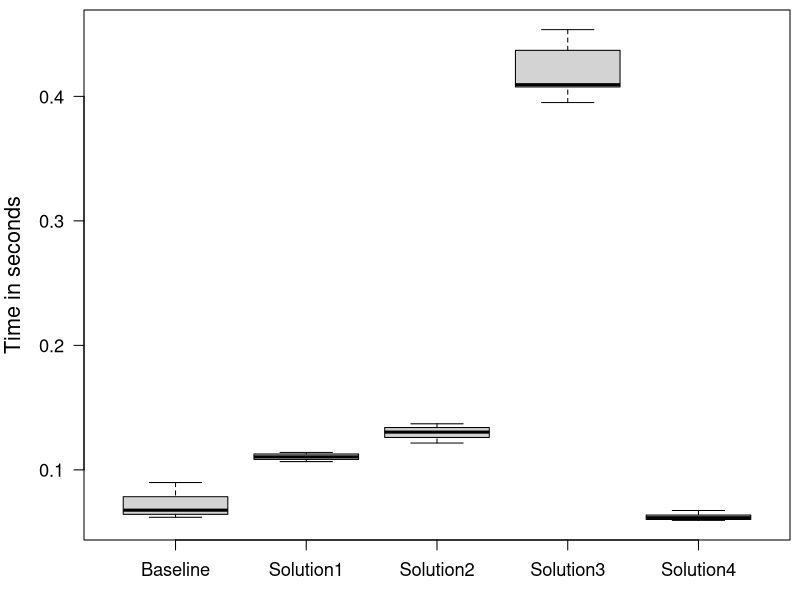
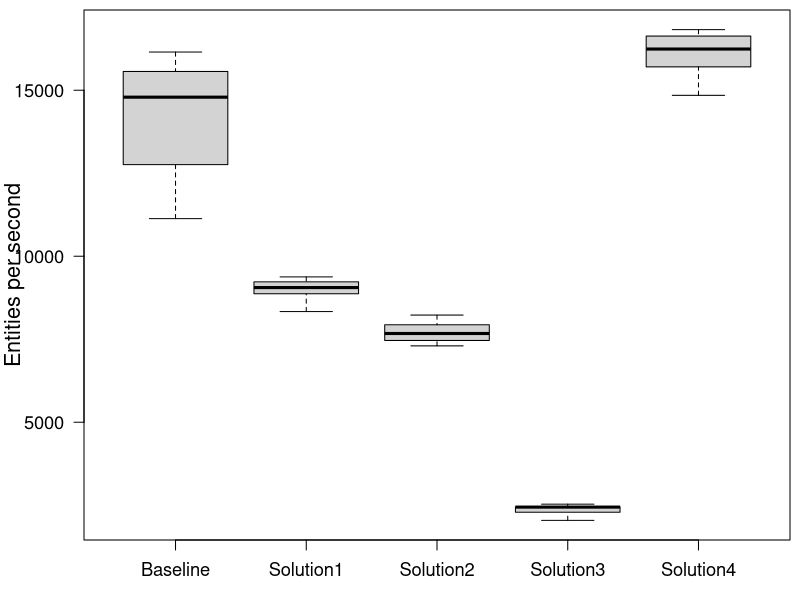
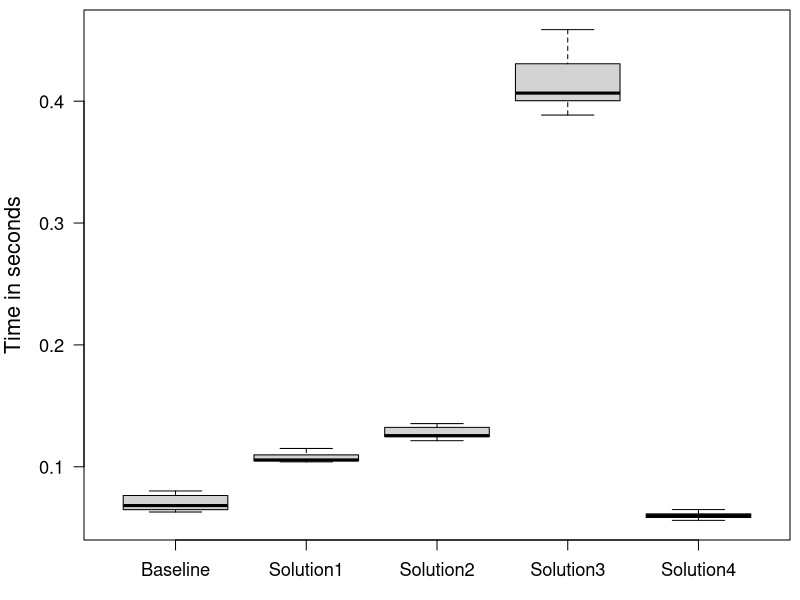
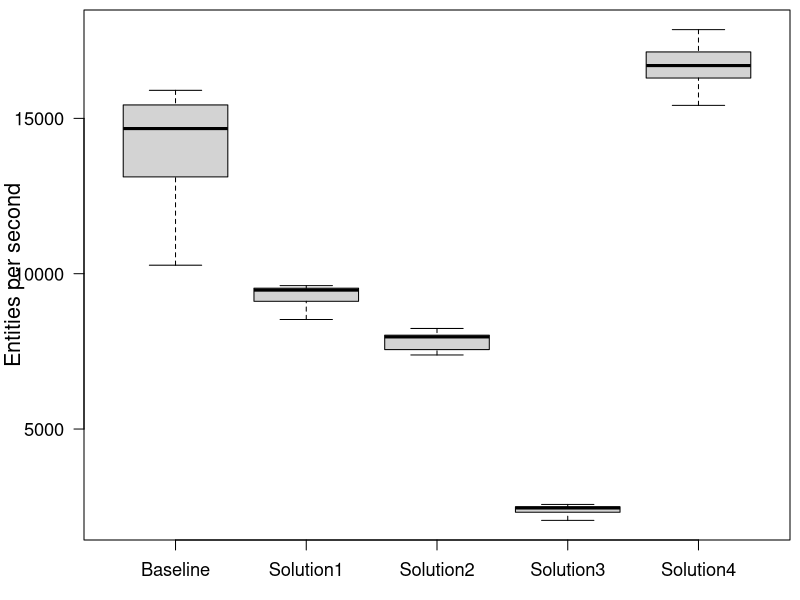
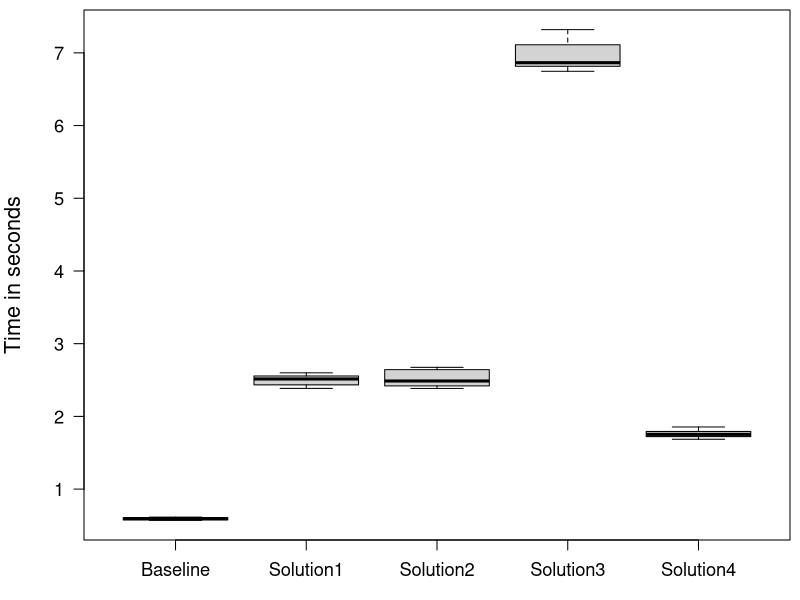
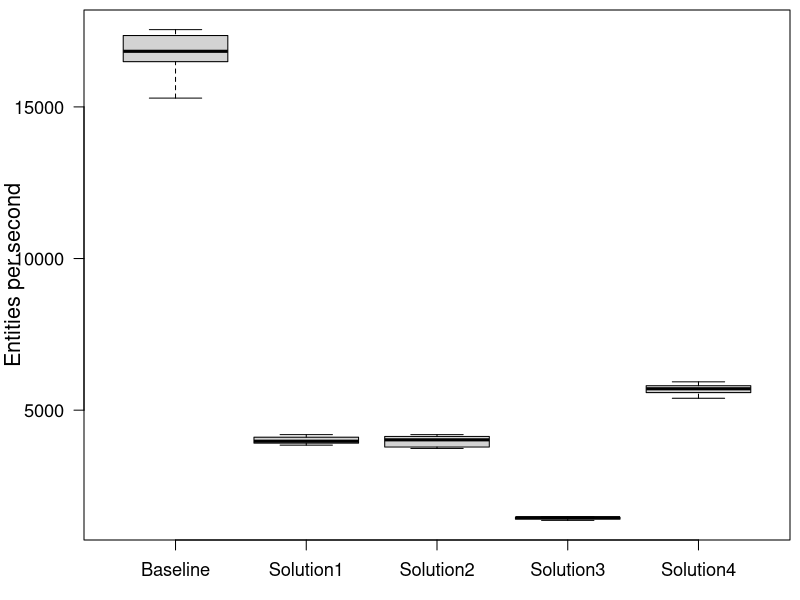
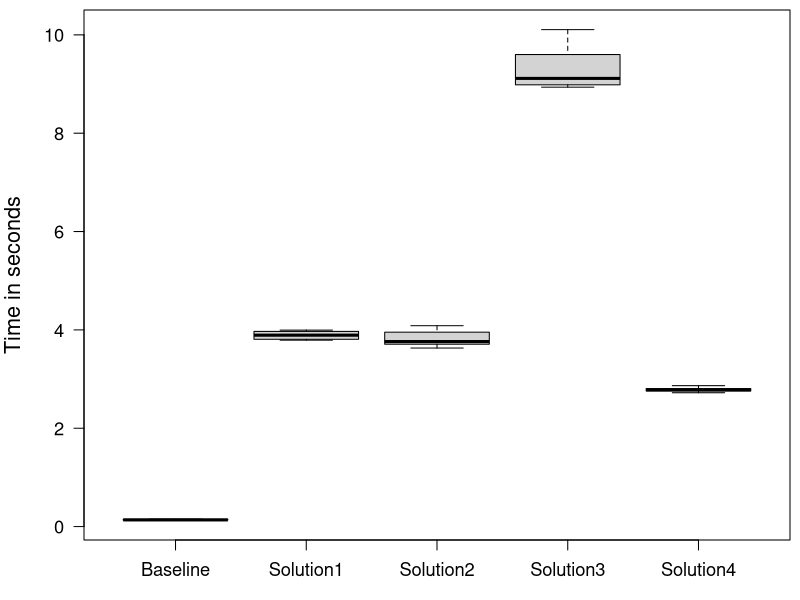
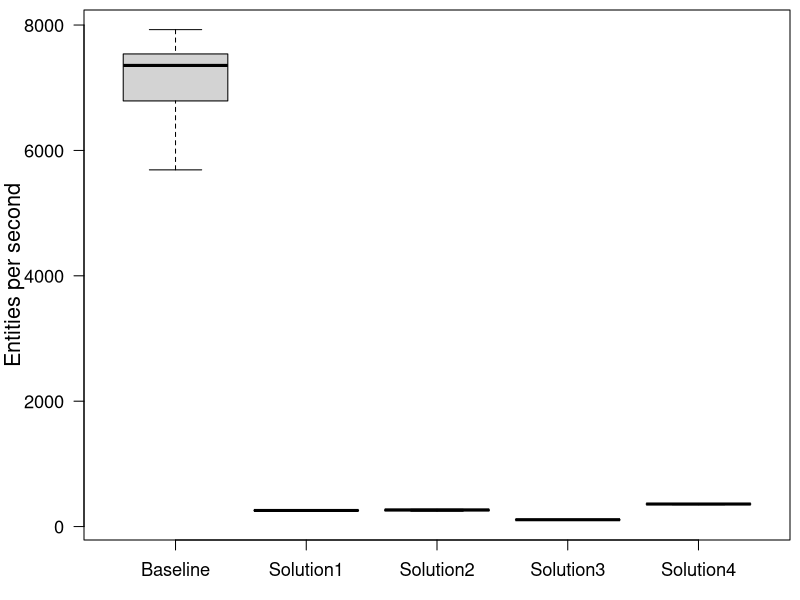

Write R code to recreate these figures, in order. (Note: this script raises an error after producing the figures.)
par(las=1);

Baseline.dataframe = data.frame(
insert_student=c(0.331544433, 0.076171081, 0.089830014, 0.08071204400000001, 0.06760789, 0.065806284, 0.07272745, 0.062318506, 0.067559303, 0.087432546, 0.061996059000000006, 0.061917634000000006, 0.062954824, 0.068324735, 0.065596679),
insert_course=c(0.217760206, 0.080143488, 0.07273167600000001, 0.08011626000000001, 0.063428635, 0.066146895, 0.064139481, 0.06523081800000001, 0.06888129500000001, 0.06288371400000001, 0.06934461800000001, 0.065132039, 0.064470206, 0.068162026, 0.09734192500000001),
insert_enrolment=c(1.204973631, 0.679557417, 0.6540449700000001, 0.576354502, 0.614565145, 0.576159465, 0.572178062, 0.597554476, 0.594040417, 0.572976832, 0.597827399, 0.582100962, 0.5803266300000001, 0.5984065470000001, 0.569878685),
update_student=c(0.175741004, 0.144882334, 0.150382767, 0.13281520800000002, 0.141654537, 0.13348068200000002, 0.135955233, 0.14976008500000001, 0.13032015800000002, 0.132699873, 0.12615237, 0.132587957, 0.13698284000000002, 0.132275103, 0.19009415100000002),
update_course=c(0.169576095, 0.152471187, 0.15110669300000001, 0.128751778, 0.150361204, 0.133492953, 0.14073697300000002, 0.13043602, 0.14679560900000002, 0.13027974, 0.145332119, 0.129525796, 0.139566338, 0.14575523, 0.14662697200000002),
update_enrolment=c(0.987076955, 1.368918166, 0.8565757690000001, 0.7565007060000001, 0.761970612, 0.7862213570000001, 1.4783720710000001, 0.7605980750000001, 0.78110307, 1.7539730910000002, 0.80162064, 0.764583326, 0.8038608930000001, 0.773209354, 0.806624073),
delete_student=c(0.06983328400000001, 0.06717988100000001, 0.061926225, 0.059813963000000005, 0.06289204500000001, 0.057968726000000005, 0.057141782, 0.056832853, 0.059654766000000005, 0.057506552, 0.055199556000000004, 0.058046775, 0.057283204000000004, 0.058792242, 0.058700531),
delete_course=c(0.065420061, 0.062403875000000004, 0.050162824, 0.056347248, 0.047699941, 0.056780267, 0.043368048, 0.056589524, 0.043442584, 0.056798871, 0.04490849, 0.058409208000000004, 0.042237534, 0.058383554000000004, 0.045227114000000006),
delete_enrolment=c(0.7106407640000001, 0.632080902, 0.564466123, 0.544524608, 0.594800211, 0.5893507680000001, 0.627458081, 0.5433467820000001, 0.538570122, 0.541970324, 0.560516056, 0.556247471, 0.54693897, 0.563411049, 0.543437398));

Solution1.dataframe = data.frame(
insert_student=c(0.24265667200000002, 0.113575593, 0.11139549200000001, 0.12000079300000001, 0.101787308, 0.09779143000000001, 0.109899304, 0.10719737800000001, 0.10954925300000001, 0.106637483, 0.109772774, 0.111940706, 0.11041529800000001, 0.11181500500000001, 0.11400094100000001),
insert_course=c(0.16103838, 0.109336263, 0.10492799100000001, 0.105586806, 0.103992784, 0.10761888800000001, 0.10426652900000001, 0.10552361900000001, 0.11729223000000001, 0.10581931800000001, 0.10485446400000001, 0.11502004900000001, 0.10424312200000001, 0.11016429300000001, 0.10529647800000001),
insert_enrolment=c(3.351824398, 2.599083759, 2.54866634, 2.515123708, 2.419716853, 2.469064814, 2.494672742, 2.536724699, 2.38497702, 2.4118020380000003, 2.87481628, 2.4476425870000003, 2.4020327320000003, 2.5407799300000002, 2.5631620330000002),
update_student=c(3.931981844, 5.137165442000001, 3.9953823770000003, 3.8125576270000003, 5.3356127, 3.9875174720000004, 3.791300998, 3.9507063350000005, 3.809882049, 3.8070764720000003, 3.8926964330000002, 3.911956827, 3.7956392880000003, 3.809623418, 3.8056794380000003),
update_course=c(0.865952197, 0.706335343, 0.687586661, 1.4351134620000001, 1.6944051390000001, 0.699907312, 1.5984162940000002, 0.6777900990000001, 0.674207214, 0.652829349, 0.6947979590000001, 0.6801009330000001, 0.679992072, 1.806159783, 0.7224009440000001),
update_enrolment=c(2.7866687640000003, 2.7499025510000004, 2.788729818, 2.6357958320000003, 2.654153269, 2.6649190910000002, 2.699368196, 2.85852909, 2.6317260900000004, 2.6750953760000002, 2.6876776600000003, 2.6913458030000004, 2.6397990570000003, 2.762926777, 2.729776229),
delete_student=c(1.563501644, 1.46806027, 1.6501465190000002, 1.452391291, 1.4705758160000002, 1.489976871, 1.4974819160000001, 3.145655677, 1.466228082, 1.5437103630000002, 1.5594864730000002, 1.4779826090000001, 1.5274228310000002, 1.4583159890000001, 1.5221081010000002),
delete_course=c(0.45967654100000005, 0.42063244200000005, 0.42625930700000003, 0.397862987, 0.46557040800000005, 0.6155519970000001, 0.40954513200000003, 0.39752120700000004, 0.433171845, 0.41750284200000004, 0.429951324, 0.40411709700000004, 0.418355615, 0.401721396, 0.40869395500000005),
delete_enrolment=c(0.807984794, 0.830549968, 0.8569260030000001, 0.8649912780000001, 0.841500482, 0.847602225, 0.89453755, 0.8662799870000001, 0.8371169150000001, 0.840875404, 0.853217042, 0.8312986750000001, 0.891772317, 0.8459442420000001, 0.8388291080000001));

Solution2.dataframe = data.frame(
insert_student=c(0.134670686, 0.124761404, 0.131568699, 0.17352867500000002, 0.136992469, 0.13194772500000002, 0.125186977, 0.149607556, 0.12664703400000002, 0.126759913, 0.125385624, 0.121542648, 0.130351996, 0.12785374500000002, 0.133349311),
insert_course=c(0.13319340600000001, 0.13254072, 0.12553398200000002, 0.135426042, 0.121394679, 0.125188126, 0.12223476600000001, 0.1238351, 0.132116952, 0.12542733, 0.124176329, 0.148255319, 0.125172155, 0.12989029400000002, 0.130396492),
insert_enrolment=c(3.796171192, 2.3989190650000003, 4.038777346, 2.548027968, 2.434047734, 2.561054698, 2.486737954, 2.384552557, 2.471623719, 2.4044169230000003, 3.2576204890000002, 2.3975962450000003, 2.44380058, 2.611749924, 2.674499071),
update_student=c(3.865911699, 3.68900992, 3.6583524200000004, 3.7953449440000004, 5.983588076, 3.748629809, 4.44501068, 3.9351562030000005, 3.630863498, 3.7233544640000003, 3.746047228, 3.694319892, 3.763225455, 4.08530137, 3.9722813200000004),
update_course=c(0.676304405, 0.6488185900000001, 0.673278801, 0.6299854650000001, 0.664274919, 0.6433594330000001, 0.630620531, 0.6541607810000001, 0.6528968500000001, 0.6353183210000001, 0.6480477990000001, 0.635269702, 0.6446012200000001, 0.654782438, 0.660387479),
update_enrolment=c(2.858031451, 2.6337084390000003, 2.543868561, 2.638749289, 2.59907844, 2.7761843500000003, 2.590970547, 2.596730227, 2.618428778, 2.65428839, 2.784319505, 2.724918622, 2.6281959780000004, 2.786565888, 2.7537171170000003),
delete_student=c(1.6679611060000001, 1.6440932220000002, 1.6351770600000002, 1.650467224, 1.63483029, 1.636625084, 1.7301892470000002, 1.663456226, 1.6401911930000002, 1.6797516540000001, 1.7704792260000002, 1.687605067, 2.5087501270000003, 1.8571612110000002, 1.834994615),
delete_course=c(0.454961202, 0.42010337200000003, 0.438074405, 0.418212819, 0.43763649000000004, 0.447434247, 0.431442906, 0.443808741, 0.45510645600000005, 0.430383579, 0.45158007000000006, 0.43373245200000005, 0.455569376, 0.44388385100000005, 0.44682749400000005),
delete_enrolment=c(1.138082866, 1.076244409, 1.09958985, 1.058577659, 1.0812010090000002, 1.142198277, 1.2029344130000001, 1.1048734900000001, 2.064012191, 1.137366286, 1.166253169, 1.125213539, 1.1192156640000002, 1.290771346, 1.2664913480000002));

Solution3.dataframe = data.frame(
insert_student=c(0.489315951, 0.43556136700000003, 0.45361063, 0.43838030400000005, 0.44129126900000004, 0.404692877, 0.395016962, 0.40820752200000004, 0.40937679400000004, 0.41512759400000004, 0.40785351000000003, 0.403262571, 0.407318685, 0.40896929600000004, 0.409731031),
insert_course=c(0.458719492, 0.43591465100000004, 0.49765534800000005, 0.424002246, 0.41981595600000005, 0.42548262800000003, 0.40045515200000004, 0.40155405600000005, 0.398943604, 0.39863673800000005, 0.40026204000000004, 0.485389707, 0.38861275, 0.406618436, 0.403893936),
insert_enrolment=c(7.686964022000001, 7.104559076, 7.1183440870000005, 7.1716915850000005, 7.074883160000001, 6.857938698000001, 6.746482881, 6.832881749, 6.790415199000001, 6.965538906000001, 6.8649377110000005, 6.791563302, 6.803317127000001, 6.826703835, 7.319511349000001),
update_student=c(9.681558193, 10.106469717000001, 9.831274041, 9.32691906, 9.70712557, 9.311565037000001, 9.114567323000001, 8.985939466000001, 8.95803193, 9.518502243, 9.085612889, 8.975268844, 8.981402266, 9.045900134, 8.936535633),
update_course=c(2.468496203, 1.330409613, 1.300654224, 1.242919115, 1.285072454, 1.218715932, 1.2332142350000002, 1.245981593, 1.275996208, 1.23591136, 1.306132797, 1.450673082, 1.2438040240000001, 1.2252170740000001, 1.241786568),
update_enrolment=c(7.628125389, 7.584613705000001, 7.609187823, 7.157335329, 7.28617173, 7.009847720000001, 7.068912232000001, 7.28428971, 7.084345344000001, 7.018946801, 7.066193314, 7.0181253240000006, 7.075505765000001, 7.100186414, 7.059670846),
delete_student=c(5.306649565000001, 5.203750477000001, 5.803679408000001, 5.213826128, 4.953435939, 5.003347488, 5.100623846, 5.184310905, 4.993880923000001, 5.050563203, 5.114972118000001, 5.169868068, 5.0938604100000004, 5.085288263000001, 5.03618028),
delete_course=c(0.815988103, 0.7705211750000001, 0.796370792, 0.759558505, 0.7880704550000001, 0.8161939340000001, 0.739537807, 0.7476240980000001, 0.7734496150000001, 0.741801934, 0.748888772, 0.769336961, 0.7496037470000001, 0.752969636, 0.785974413),
delete_enrolment=c(4.458108871, 4.331998678000001, 4.507931105, 4.380977089, 4.344562326, 4.827841531000001, 4.178509341, 4.1360006700000005, 4.949640535, 4.1726111470000005, 4.1448600650000005, 4.133825646, 4.127039768, 4.172445657, 4.158823653000001));

Solution4.dataframe = data.frame(
insert_student=c(0.067357234, 0.0649561, 0.059566992000000006, 0.060718992000000006, 0.060168754000000005, 0.059699978, 0.061573482000000006, 0.06096317800000001, 0.062724957, 0.05943466100000001, 0.06427284200000001, 0.060089479, 0.063878689, 0.06327252600000001, 0.063484383),
insert_course=c(0.060500135000000003, 0.059746812, 0.06485922100000001, 0.06930665700000001, 0.060413181, 0.060022865, 0.059611307, 0.057184422000000006, 0.058178771000000004, 0.05720381, 0.058522038000000005, 0.07213486300000001, 0.056003868000000005, 0.062236754000000005, 0.059881458000000005),
insert_enrolment=c(1.814815344, 2.029160178, 1.7199742850000002, 1.724070484, 1.8030383090000002, 1.726161384, 1.7087186820000002, 1.7705337760000002, 1.685228452, 1.698839283, 1.7525533580000001, 1.7819159610000002, 1.750906655, 1.7703987170000002, 1.8546044320000001),
update_student=c(2.761233544, 2.764380945, 2.7804765230000004, 2.754973301, 2.753297352, 2.7357210910000003, 2.722267255, 2.795370339, 2.8108607880000003, 2.9119985280000003, 2.80300102, 3.043698918, 2.764736796, 2.8658407670000003, 2.7898281160000002),
update_course=c(0.488387069, 0.48780339300000003, 0.518228594, 0.518962763, 0.510932226, 0.488688799, 0.511692021, 0.48909691600000005, 0.5000359990000001, 0.494840628, 0.48325841, 0.49540540600000005, 0.551319753, 0.547453186, 0.565303585),
update_enrolment=c(1.993448228, 1.9865403940000002, 1.9485974300000002, 2.3256218210000004, 1.9493075890000002, 1.9243601810000002, 1.918765797, 1.8976414590000001, 1.874604152, 1.9479283440000001, 1.9063608850000002, 1.905472379, 1.9325459870000001, 1.9787165130000002, 1.9642180480000002),
delete_student=c(1.0021426340000001, 0.9676375810000001, 0.971005624, 0.9851870840000001, 1.586453377, 1.046819243, 1.027208422, 0.9921892910000001, 1.1443586920000002, 0.988552151, 0.993103732, 1.053364341, 1.001705062, 1.0119609920000001, 0.9906490960000001),
delete_course=c(0.349805625, 0.348021974, 0.339305105, 0.334574608, 0.408748586, 0.35774778700000004, 0.34777066, 0.36808455300000004, 0.351220032, 0.339809289, 0.342624017, 0.33698050900000004, 0.35158208300000005, 0.341569824, 0.357842608),
delete_enrolment=c(0.542523191, 0.514451895, 0.522435266, 0.5049733750000001, 0.5147704670000001, 0.5150790980000001, 0.561298317, 0.520666908, 0.5148882450000001, 0.54790475, 0.509203647, 0.5190692600000001, 0.5558837710000001, 1.1719981700000002, 0.520199407));

pdf('/home/jcrada/Development/hr/ResearchTestApplication/logs/sAll-r15-s100-c100-cs10/boxplot-insert_student-rt.pdf');
par(las=1, mar=c(3,4.2,0.5,0.5), cex.axis=1.1, cex.lab=1.3);

boxplot(Baseline.dataframe$insert_student,Solution1.dataframe$insert_student,Solution2.dataframe$insert_student,Solution3.dataframe$insert_student,Solution4.dataframe$insert_student,names=c('Baseline', 'Solution1', 'Solution2', 'Solution3', 'Solution4'), xlab='Solutions', ylab='Time in seconds', outline=F, horizontal=F);
dev.off();
pdf('/home/jcrada/Development/hr/ResearchTestApplication/logs/sAll-r15-s100-c100-cs10/boxplot-insert_student-tp.pdf');
par(las=1, mar=c(3,4.2,0.5,0.5), cex.axis=1.1, cex.lab=1.3);

boxplot(1000 / Baseline.dataframe$insert_student,1000 / Solution1.dataframe$insert_student,1000 / Solution2.dataframe$insert_student,1000 / Solution3.dataframe$insert_student,1000 / Solution4.dataframe$insert_student,names=c('Baseline', 'Solution1', 'Solution2', 'Solution3', 'Solution4'), xlab='Solutions', ylab='Entities per second', outline=F, horizontal=F);
dev.off();
pdf('/home/jcrada/Development/hr/ResearchTestApplication/logs/sAll-r15-s100-c100-cs10/boxplot-insert_course-rt.pdf');
par(las=1, mar=c(3,4.2,0.5,0.5), cex.axis=1.1, cex.lab=1.3);

boxplot(Baseline.dataframe$insert_course,Solution1.dataframe$insert_course,Solution2.dataframe$insert_course,Solution3.dataframe$insert_course,Solution4.dataframe$insert_course,names=c('Baseline', 'Solution1', 'Solution2', 'Solution3', 'Solution4'), xlab='Solutions', ylab='Time in seconds', outline=F, horizontal=F);
dev.off();
pdf('/home/jcrada/Development/hr/ResearchTestApplication/logs/sAll-r15-s100-c100-cs10/boxplot-insert_course-tp.pdf');
par(las=1, mar=c(3,4.2,0.5,0.5), cex.axis=1.1, cex.lab=1.3);

boxplot(1000 / Baseline.dataframe$insert_course,1000 / Solution1.dataframe$insert_course,1000 / Solution2.dataframe$insert_course,1000 / Solution3.dataframe$insert_course,1000 / Solution4.dataframe$insert_course,names=c('Baseline', 'Solution1', 'Solution2', 'Solution3', 'Solution4'), xlab='Solutions', ylab='Entities per second', outline=F, horizontal=F);
dev.off();
pdf('/home/jcrada/Development/hr/ResearchTestApplication/logs/sAll-r15-s100-c100-cs10/boxplot-insert_enrolment-rt.pdf');
par(las=1, mar=c(3,4.2,0.5,0.5), cex.axis=1.1, cex.lab=1.3);

boxplot(Baseline.dataframe$insert_enrolment,Solution1.dataframe$insert_enrolment,Solution2.dataframe$insert_enrolment,Solution3.dataframe$insert_enrolment,Solution4.dataframe$insert_enrolment,names=c('Baseline', 'Solution1', 'Solution2', 'Solution3', 'Solution4'), xlab='Solutions', ylab='Time in seconds', outline=F, horizontal=F);
dev.off();
pdf('/home/jcrada/Development/hr/ResearchTestApplication/logs/sAll-r15-s100-c100-cs10/boxplot-insert_enrolment-tp.pdf');
par(las=1, mar=c(3,4.2,0.5,0.5), cex.axis=1.1, cex.lab=1.3);

boxplot(10000 / Baseline.dataframe$insert_enrolment,10000 / Solution1.dataframe$insert_enrolment,10000 / Solution2.dataframe$insert_enrolment,10000 / Solution3.dataframe$insert_enrolment,10000 / Solution4.dataframe$insert_enrolment,names=c('Baseline', 'Solution1', 'Solution2', 'Solution3', 'Solution4'), xlab='Solutions', ylab='Entities per second', outline=F, horizontal=F);
dev.off();
pdf('/home/jcrada/Development/hr/ResearchTestApplication/logs/sAll-r15-s100-c100-cs10/boxplot-update_student-rt.pdf');
par(las=1, mar=c(3,4.2,0.5,0.5), cex.axis=1.1, cex.lab=1.3);

boxplot(Baseline.dataframe$update_student,Solution1.dataframe$update_student,Solution2.dataframe$update_student,Solution3.dataframe$update_student,Solution4.dataframe$update_student,names=c('Baseline', 'Solution1', 'Solution2', 'Solution3', 'Solution4'), xlab='Solutions', ylab='Time in seconds', outline=F, horizontal=F);
dev.off();
pdf('/home/jcrada/Development/hr/ResearchTestApplication/logs/sAll-r15-s100-c100-cs10/boxplot-update_student-tp.pdf');
par(las=1, mar=c(3,4.2,0.5,0.5), cex.axis=1.1, cex.lab=1.3);

boxplot(1000 / Baseline.dataframe$update_student,1000 / Solution1.dataframe$update_student,1000 / Solution2.dataframe$update_student,1000 / Solution3.dataframe$update_student,1000 / Solution4.dataframe$update_student,names=c('Baseline', 'Solution1', 'Solution2', 'Solution3', 'Solution4'), xlab='Solutions', ylab='Entities per second', outline=F, horizontal=F);
dev.off();
pdf('/home/jcrada/Development/hr/ResearchTestApplication/logs/sAll-r15-s100-c100-cs10/boxplot-update_course-rt.pdf');
par(las=1, mar=c(3,4.2,0.5,0.5), cex.axis=1.1, cex.lab=1.3);

boxplot(Baseline.dataframe$update_course,Solution1.dataframe$update_course,Solution2.dataframe$update_course,Solution3.dataframe$update_course,Solution4.dataframe$update_course,names=c('Baseline', 'Solution1', 'Solution2', 'Solution3', 'Solution4'), xlab='Solutions', ylab='Time in seconds', outline=F, horizontal=F);
dev.off();
pdf('/home/jcrada/Development/hr/ResearchTestApplication/logs/sAll-r15-s100-c100-cs10/boxplot-update_course-tp.pdf');
par(las=1, mar=c(3,4.2,0.5,0.5), cex.axis=1.1, cex.lab=1.3);

boxplot(1000 / Baseline.dataframe$update_course,1000 / Solution1.dataframe$update_course,1000 / Solution2.dataframe$update_course,1000 / Solution3.dataframe$update_course,1000 / Solution4.dataframe$update_course,names=c('Baseline', 'Solution1', 'Solution2', 'Solution3', 'Solution4'), xlab='Solutions', ylab='Entities per second', outline=F, horizontal=F);
dev.off();
pdf('/home/jcrada/Development/hr/ResearchTestApplication/logs/sAll-r15-s100-c100-cs10/boxplot-update_enrolment-rt.pdf');
par(las=1, mar=c(3,4.2,0.5,0.5), cex.axis=1.1, cex.lab=1.3);

boxplot(Baseline.dataframe$update_enrolment,Solution1.dataframe$update_enrolment,Solution2.dataframe$update_enrolment,Solution3.dataframe$update_enrolment,Solution4.dataframe$update_enrolment,names=c('Baseline', 'Solution1', 'Solution2', 'Solution3', 'Solution4'), xlab='Solutions', ylab='Time in seconds', outline=F, horizontal=F);
dev.off();
pdf('/home/jcrada/Development/hr/ResearchTestApplication/logs/sAll-r15-s100-c100-cs10/boxplot-update_enrolment-tp.pdf');
par(las=1, mar=c(3,4.2,0.5,0.5), cex.axis=1.1, cex.lab=1.3);

boxplot(10000 / Baseline.dataframe$update_enrolment,10000 / Solution1.dataframe$update_enrolment,10000 / Solution2.dataframe$update_enrolment,10000 / Solution3.dataframe$update_enrolment,10000 / Solution4.dataframe$update_enrolment,names=c('Baseline', 'Solution1', 'Solution2', 'Solution3', 'Solution4'), xlab='Solutions', ylab='Entities per second', outline=F, horizontal=F);
dev.off();
pdf('/home/jcrada/Development/hr/ResearchTestApplication/logs/sAll-r15-s100-c100-cs10/boxplot-delete_student-rt.pdf');
par(las=1, mar=c(3,4.2,0.5,0.5), cex.axis=1.1, cex.lab=1.3);

boxplot(Baseline.dataframe$delete_student,Solution1.dataframe$delete_student,Solution2.dataframe$delete_student,Solution3.dataframe$delete_student,Solution4.dataframe$delete_student,names=c('Baseline', 'Solution1', 'Solution2', 'Solution3', 'Solution4'), xlab='Solutions', ylab='Time in seconds', outline=F, horizontal=F);
dev.off();
pdf('/home/jcrada/Development/hr/ResearchTestApplication/logs/sAll-r15-s100-c100-cs10/boxplot-delete_student-tp.pdf');
par(las=1, mar=c(3,4.2,0.5,0.5), cex.axis=1.1, cex.lab=1.3);

boxplot(1000 / Baseline.dataframe$delete_student,1000 / Solution1.dataframe$delete_student,1000 / Solution2.dataframe$delete_student,1000 / Solution3.dataframe$delete_student,1000 / Solution4.dataframe$delete_student,names=c('Baseline', 'Solution1', 'Solution2', 'Solution3', 'Solution4'), xlab='Solutions', ylab='Entities per second', outline=F, horizontal=F);
dev.off();
pdf('/home/jcrada/Development/hr/ResearchTestApplication/logs/sAll-r15-s100-c100-cs10/boxplot-delete_course-rt.pdf');
par(las=1, mar=c(3,4.2,0.5,0.5), cex.axis=1.1, cex.lab=1.3);

boxplot(Baseline.dataframe$delete_course,Solution1.dataframe$delete_course,Solution2.dataframe$delete_course,Solution3.dataframe$delete_course,Solution4.dataframe$delete_course,names=c('Baseline', 'Solution1', 'Solution2', 'Solution3', 'Solution4'), xlab='Solutions', ylab='Time in seconds', outline=F, horizontal=F);
dev.off();
pdf('/home/jcrada/Development/hr/ResearchTestApplication/logs/sAll-r15-s100-c100-cs10/boxplot-delete_course-tp.pdf');
par(las=1, mar=c(3,4.2,0.5,0.5), cex.axis=1.1, cex.lab=1.3);

boxplot(1000 / Baseline.dataframe$delete_course,1000 / Solution1.dataframe$delete_course,1000 / Solution2.dataframe$delete_course,1000 / Solution3.dataframe$delete_course,1000 / Solution4.dataframe$delete_course,names=c('Baseline', 'Solution1', 'Solution2', 'Solution3', 'Solution4'), xlab='Solutions', ylab='Entities per second', outline=F, horizontal=F);
dev.off();
pdf('/home/jcrada/Development/hr/ResearchTestApplication/logs/sAll-r15-s100-c100-cs10/boxplot-delete_enrolment-rt.pdf');
par(las=1, mar=c(3,4.2,0.5,0.5), cex.axis=1.1, cex.lab=1.3);

boxplot(Baseline.dataframe$delete_enrolment,Solution1.dataframe$delete_enrolment,Solution2.dataframe$delete_enrolment,Solution3.dataframe$delete_enrolment,Solution4.dataframe$delete_enrolment,names=c('Baseline', 'Solution1', 'Solution2', 'Solution3', 'Solution4'), xlab='Solutions', ylab='Time in seconds', outline=F, horizontal=F);
dev.off();
pdf('/home/jcrada/Development/hr/ResearchTestApplication/logs/sAll-r15-s100-c100-cs10/boxplot-delete_enrolment-tp.pdf');
par(las=1, mar=c(3,4.2,0.5,0.5), cex.axis=1.1, cex.lab=1.3);

boxplot(10000 / Baseline.dataframe$delete_enrolment,10000 / Solution1.dataframe$delete_enrolment,10000 / Solution2.dataframe$delete_enrolment,10000 / Solution3.dataframe$delete_enrolment,10000 / Solution4.dataframe$delete_enrolment,names=c('Baseline', 'Solution1', 'Solution2', 'Solution3', 'Solution4'), xlab='Solutions', ylab='Entities per second', outline=F, horizontal=F);
dev.off();
def.barplot.width=1; #bar width
def.barplot.sepwidth=0; #separation bar width
def.barplot.space=0; #space between bars
def.barplot.groupspace=1; #space between groups
pdf('/home/jcrada/Development/hr/ResearchTestApplication/logs/sAll-r15-s100-c100-cs10/barplot-Baseline.pdf');
par(las=1, mar=c(3,4.2,2,0), cex.axis=1.1, cex.lab=1.3);

Baseline.barplot.means=data.frame(insert=c(mean(Baseline.dataframe$insert_student), mean(Baseline.dataframe$insert_course), mean(Baseline.dataframe$insert_enrolment)),
update=c(mean(Baseline.dataframe$update_student), mean(Baseline.dataframe$update_course), mean(Baseline.dataframe$update_enrolment)),
delete=c(mean(Baseline.dataframe$delete_student), mean(Baseline.dataframe$delete_course), mean(Baseline.dataframe$delete_enrolment)));
barplot(as.matrix(Baseline.barplot.means),beside=T, names=c('s', 'c', 'e', 's', 'c', 'e', 's', 'c', 'e'), ylab='Time (s)', xlab = '');
mtext('insert', side=1, line=2, at=2.5);
mtext('update', side=1, line=2, at=6.5);
mtext('delete', side=1, line=2, at=10.5);
dev.off();
pdf('/home/jcrada/Development/hr/ResearchTestApplication/logs/sAll-r15-s100-c100-cs10/barplot-Solution1.pdf');
par(las=1, mar=c(3,4.2,2,0), cex.axis=1.1, cex.lab=1.3);

Solution1.barplot.means=data.frame(insert=c(mean(Solution1.dataframe$insert_student), mean(Solution1.dataframe$insert_course), mean(Solution1.dataframe$insert_enrolment)),
update=c(mean(Solution1.dataframe$update_student), mean(Solution1.dataframe$update_course), mean(Solution1.dataframe$update_enrolment)),
delete=c(mean(Solution1.dataframe$delete_student), mean(Solution1.dataframe$delete_course), mean(Solution1.dataframe$delete_enrolment)));
barplot(as.matrix(Solution1.barplot.means),beside=T, names=c('s', 'c', 'e', 's', 'c', 'e', 's', 'c', 'e'), ylab='Time (s)', xlab = '');
mtext('insert', side=1, line=2, at=2.5);
mtext('update', side=1, line=2, at=6.5);
mtext('delete', side=1, line=2, at=10.5);
dev.off();
pdf('/home/jcrada/Development/hr/ResearchTestApplication/logs/sAll-r15-s100-c100-cs10/barplot-Solution2.pdf');
par(las=1, mar=c(3,4.2,2,0), cex.axis=1.1, cex.lab=1.3);

Solution2.barplot.means=data.frame(insert=c(mean(Solution2.dataframe$insert_student), mean(Solution2.dataframe$insert_course), mean(Solution2.dataframe$insert_enrolment)),
update=c(mean(Solution2.dataframe$update_student), mean(Solution2.dataframe$update_course), mean(Solution2.dataframe$update_enrolment)),
delete=c(mean(Solution2.dataframe$delete_student), mean(Solution2.dataframe$delete_course), mean(Solution2.dataframe$delete_enrolment)));
barplot(as.matrix(Solution2.barplot.means),beside=T, names=c('s', 'c', 'e', 's', 'c', 'e', 's', 'c', 'e'), ylab='Time (s)', xlab = '');
mtext('insert', side=1, line=2, at=2.5);
mtext('update', side=1, line=2, at=6.5);
mtext('delete', side=1, line=2, at=10.5);
dev.off();
pdf('/home/jcrada/Development/hr/ResearchTestApplication/logs/sAll-r15-s100-c100-cs10/barplot-Solution3.pdf');
par(las=1, mar=c(3,4.2,2,0), cex.axis=1.1, cex.lab=1.3);

Solution3.barplot.means=data.frame(insert=c(mean(Solution3.dataframe$insert_student), mean(Solution3.dataframe$insert_course), mean(Solution3.dataframe$insert_enrolment)),
update=c(mean(Solution3.dataframe$update_student), mean(Solution3.dataframe$update_course), mean(Solution3.dataframe$update_enrolment)),
delete=c(mean(Solution3.dataframe$delete_student), mean(Solution3.dataframe$delete_course), mean(Solution3.dataframe$delete_enrolment)));
barplot(as.matrix(Solution3.barplot.means),beside=T, names=c('s', 'c', 'e', 's', 'c', 'e', 's', 'c', 'e'), ylab='Time (s)', xlab = '');
mtext('insert', side=1, line=2, at=2.5);
mtext('update', side=1, line=2, at=6.5);
mtext('delete', side=1, line=2, at=10.5);
dev.off();
pdf('/home/jcrada/Development/hr/ResearchTestApplication/logs/sAll-r15-s100-c100-cs10/barplot-Solution4.pdf');
par(las=1, mar=c(3,4.2,2,0), cex.axis=1.1, cex.lab=1.3);

Solution4.barplot.means=data.frame(insert=c(mean(Solution4.dataframe$insert_student), mean(Solution4.dataframe$insert_course), mean(Solution4.dataframe$insert_enrolment)),
update=c(mean(Solution4.dataframe$update_student), mean(Solution4.dataframe$update_course), mean(Solution4.dataframe$update_enrolment)),
delete=c(mean(Solution4.dataframe$delete_student), mean(Solution4.dataframe$delete_course), mean(Solution4.dataframe$delete_enrolment)));
barplot(as.matrix(Solution4.barplot.means),beside=T, names=c('s', 'c', 'e', 's', 'c', 'e', 's', 'c', 'e'), ylab='Time (s)', xlab = '');
mtext('insert', side=1, line=2, at=2.5);
mtext('update', side=1, line=2, at=6.5);
mtext('delete', side=1, line=2, at=10.5);
dev.off();
pdf('/home/jcrada/Development/hr/ResearchTestApplication/logs/sAll-r15-s100-c100-cs10/barplot-insert-rt.pdf' );
par(las=1, mar=c(3,4.2,0.5,0), cex.axis=1.1, cex.lab=1.3);

insert.barplot.means=data.frame(Baseline = c(mean(Baseline.dataframe$insert_student), mean(Baseline.dataframe$insert_course), mean(Baseline.dataframe$insert_enrolment)), Solution1 = c(mean(Solution1.dataframe$insert_student), mean(Solution1.dataframe$insert_course), mean(Solution1.dataframe$insert_enrolment)), Solution2 = c(mean(Solution2.dataframe$insert_student), mean(Solution2.dataframe$insert_course), mean(Solution2.dataframe$insert_enrolment)), Solution3 = c(mean(Solution3.dataframe$insert_student), mean(Solution3.dataframe$insert_course), mean(Solution3.dataframe$insert_enrolment)), Solution4 = c(mean(Solution4.dataframe$insert_student), mean(Solution4.dataframe$insert_course), mean(Solution4.dataframe$insert_enrolment)));
barplot(as.matrix(insert.barplot.means),beside=T, names=c('s', 'c', 'e', 's', 'c', 'e', 's', 'c', 'e', 's', 'c', 'e', 's', 'c', 'e'), ylab='Time (s)', xlab='');
mtext('Baseline', side=1, line=2, at=2.5);
mtext('Solution1', side=1, line=2, at=6.5);
mtext('Solution2', side=1, line=2, at=10.5);
mtext('Solution3', side=1, line=2, at=14.5);
mtext('Solution4', side=1, line=2, at=18.5);

dev.off();

pdf('/home/jcrada/Development/hr/ResearchTestApplication/logs/sAll-r15-s100-c100-cs10/barplot-insert-tp.pdf');
par(las=1, mar=c(3,4.2,0.5,0), cex.axis=1.1, cex.lab=1.3);

insert.barplot.means=data.frame(Baseline = c(1000 / mean(Baseline.dataframe$insert_student), 1000 / mean(Baseline.dataframe$insert_course), 10000 / mean(Baseline.dataframe$insert_enrolment)), Solution1 = c(1000 / mean(Solution1.dataframe$insert_student), 1000 / mean(Solution1.dataframe$insert_course), 10000 / mean(Solution1.dataframe$insert_enrolment)), Solution2 = c(1000 / mean(Solution2.dataframe$insert_student), 1000 / mean(Solution2.dataframe$insert_course), 10000 / mean(Solution2.dataframe$insert_enrolment)), Solution3 = c(1000 / mean(Solution3.dataframe$insert_student), 1000 / mean(Solution3.dataframe$insert_course), 10000 / mean(Solution3.dataframe$insert_enrolment)), Solution4 = c(1000 / mean(Solution4.dataframe$insert_student), 1000 / mean(Solution4.dataframe$insert_course), 10000 / mean(Solution4.dataframe$insert_enrolment)));
barplot(as.matrix(insert.barplot.means),beside=T, names=c('s', 'c', 'e', 's', 'c', 'e', 's', 'c', 'e', 's', 'c', 'e', 's', 'c', 'e'), ylab='Entities per second', xlab='');
mtext('Baseline', side=1, line=2, at=2.5);
mtext('Solution1', side=1, line=2, at=6.5);
mtext('Solution2', side=1, line=2, at=10.5);
mtext('Solution3', side=1, line=2, at=14.5);
mtext('Solution4', side=1, line=2, at=18.5);

dev.off();
pdf('/home/jcrada/Development/hr/ResearchTestApplication/logs/sAll-r15-s100-c100-cs10/barplot-update-rt.pdf' );
par(las=1, mar=c(3,4.2,0.5,0), cex.axis=1.1, cex.lab=1.3);

update.barplot.means=data.frame(Baseline = c(mean(Baseline.dataframe$update_student), mean(Baseline.dataframe$update_course), mean(Baseline.dataframe$update_enrolment)), Solution1 = c(mean(Solution1.dataframe$update_student), mean(Solution1.dataframe$update_course), mean(Solution1.dataframe$update_enrolment)), Solution2 = c(mean(Solution2.dataframe$update_student), mean(Solution2.dataframe$update_course), mean(Solution2.dataframe$update_enrolment)), Solution3 = c(mean(Solution3.dataframe$update_student), mean(Solution3.dataframe$update_course), mean(Solution3.dataframe$update_enrolment)), Solution4 = c(mean(Solution4.dataframe$update_student), mean(Solution4.dataframe$update_course), mean(Solution4.dataframe$update_enrolment)));
barplot(as.matrix(update.barplot.means),beside=T, names=c('s', 'c', 'e', 's', 'c', 'e', 's', 'c', 'e', 's', 'c', 'e', 's', 'c', 'e'), ylab='Time (s)', xlab='');
mtext('Baseline', side=1, line=2, at=2.5);
mtext('Solution1', side=1, line=2, at=6.5);
mtext('Solution2', side=1, line=2, at=10.5);
mtext('Solution3', side=1, line=2, at=14.5);
mtext('Solution4', side=1, line=2, at=18.5);

dev.off();

pdf('/home/jcrada/Development/hr/ResearchTestApplication/logs/sAll-r15-s100-c100-cs10/barplot-update-tp.pdf');
par(las=1, mar=c(3,4.2,0.5,0), cex.axis=1.1, cex.lab=1.3);

update.barplot.means=data.frame(Baseline = c(1000 / mean(Baseline.dataframe$update_student), 1000 / mean(Baseline.dataframe$update_course), 10000 / mean(Baseline.dataframe$update_enrolment)), Solution1 = c(1000 / mean(Solution1.dataframe$update_student), 1000 / mean(Solution1.dataframe$update_course), 10000 / mean(Solution1.dataframe$update_enrolment)), Solution2 = c(1000 / mean(Solution2.dataframe$update_student), 1000 / mean(Solution2.dataframe$update_course), 10000 / mean(Solution2.dataframe$update_enrolment)), Solution3 = c(1000 / mean(Solution3.dataframe$update_student), 1000 / mean(Solution3.dataframe$update_course), 10000 / mean(Solution3.dataframe$update_enrolment)), Solution4 = c(1000 / mean(Solution4.dataframe$update_student), 1000 / mean(Solution4.dataframe$update_course), 10000 / mean(Solution4.dataframe$update_enrolment)));
barplot(as.matrix(update.barplot.means),beside=T, names=c('s', 'c', 'e', 's', 'c', 'e', 's', 'c', 'e', 's', 'c', 'e', 's', 'c', 'e'), ylab='Entities per second', xlab='');
mtext('Baseline', side=1, line=2, at=2.5);
mtext('Solution1', side=1, line=2, at=6.5);
mtext('Solution2', side=1, line=2, at=10.5);
mtext('Solution3', side=1, line=2, at=14.5);
mtext('Solution4', side=1, line=2, at=18.5);

dev.off();
pdf('/home/jcrada/Development/hr/ResearchTestApplication/logs/sAll-r15-s100-c100-cs10/barplot-delete-rt.pdf' );
par(las=1, mar=c(3,4.2,0.5,0), cex.axis=1.1, cex.lab=1.3);

delete.barplot.means=data.frame(Baseline = c(mean(Baseline.dataframe$delete_student), mean(Baseline.dataframe$delete_course), mean(Baseline.dataframe$delete_enrolment)), Solution1 = c(mean(Solution1.dataframe$delete_student), mean(Solution1.dataframe$delete_course), mean(Solution1.dataframe$delete_enrolment)), Solution2 = c(mean(Solution2.dataframe$delete_student), mean(Solution2.dataframe$delete_course), mean(Solution2.dataframe$delete_enrolment)), Solution3 = c(mean(Solution3.dataframe$delete_student), mean(Solution3.dataframe$delete_course), mean(Solution3.dataframe$delete_enrolment)), Solution4 = c(mean(Solution4.dataframe$delete_student), mean(Solution4.dataframe$delete_course), mean(Solution4.dataframe$delete_enrolment)));
barplot(as.matrix(delete.barplot.means),beside=T, names=c('s', 'c', 'e', 's', 'c', 'e', 's', 'c', 'e', 's', 'c', 'e', 's', 'c', 'e'), ylab='Time (s)', xlab='');
mtext('Baseline', side=1, line=2, at=2.5);
mtext('Solution1', side=1, line=2, at=6.5);
mtext('Solution2', side=1, line=2, at=10.5);
mtext('Solution3', side=1, line=2, at=14.5);
mtext('Solution4', side=1, line=2, at=18.5);

dev.off();

pdf('/home/jcrada/Development/hr/ResearchTestApplication/logs/sAll-r15-s100-c100-cs10/barplot-delete-tp.pdf');
par(las=1, mar=c(3,4.2,0.5,0), cex.axis=1.1, cex.lab=1.3);

delete.barplot.means=data.frame(Baseline = c(1000 / mean(Baseline.dataframe$delete_student), 1000 / mean(Baseline.dataframe$delete_course), 10000 / mean(Baseline.dataframe$delete_enrolment)), Solution1 = c(1000 / mean(Solution1.dataframe$delete_student), 1000 / mean(Solution1.dataframe$delete_course), 10000 / mean(Solution1.dataframe$delete_enrolment)), Solution2 = c(1000 / mean(Solution2.dataframe$delete_student), 1000 / mean(Solution2.dataframe$delete_course), 10000 / mean(Solution2.dataframe$delete_enrolment)), Solution3 = c(1000 / mean(Solution3.dataframe$delete_student), 1000 / mean(Solution3.dataframe$delete_course), 10000 / mean(Solution3.dataframe$delete_enrolment)), Solution4 = c(1000 / mean(Solution4.dataframe$delete_student), 1000 / mean(Solution4.dataframe$delete_course), 10000 / mean(Solution4.dataframe$delete_enrolment)));
barplot(as.matrix(delete.barplot.means),beside=T, names=c('s', 'c', 'e', 's', 'c', 'e', 's', 'c', 'e', 's', 'c', 'e', 's', 'c', 'e'), ylab='Entities per second', xlab='');
mtext('Baseline', side=1, line=2, at=2.5);
mtext('Solution1', side=1, line=2, at=6.5);
mtext('Solution2', side=1, line=2, at=10.5);
mtext('Solution3', side=1, line=2, at=14.5);
mtext('Solution4', side=1, line=2, at=18.5);

dev.off();
pdf('/home/jcrada/Development/hr/ResearchTestApplication/logs/sAll-r15-s100-c100-cs10/barplot-insert_student-rt.pdf');
par(las=1, mar=c(2.5,4.2,2,0), cex.axis=1.1, cex.lab=1.3);

barplot(c(0.08816663213333334, 0.118562362, 0.13334363079999997, 0.42184775753333337, 0.06214414980000001), names=c('Baseline', 'Solution1', 'Solution2', 'Solution3', 'Solution4'), col=gray.colors(5), xlab='', ylab='Time in seconds');
dev.off();

pdf('/home/jcrada/Development/hr/ResearchTestApplication/logs/sAll-r15-s100-c100-cs10/barplot-insert_student-tp.pdf');
par(las=1, mar=c(2.5,4.2,2,0), cex.axis=1.1, cex.lab=1.3);

barplot(c(11342.159451976253, 8434.379875124283, 7499.420812231252, 2370.523446295628, 16091.619295111826), names=c('Baseline', 'Solution1', 'Solution2', 'Solution3', 'Solution4'), col=gray.colors(5), xlab='', ylab='Entities per second');
dev.off();

pdf('/home/jcrada/Development/hr/ResearchTestApplication/logs/sAll-r15-s100-c100-cs10/barplot-insert_course-rt.pdf');
par(las=1, mar=c(2.5,4.2,2,0), cex.axis=1.1, cex.lab=1.3);

barplot(c(0.0803942188, 0.1109987476, 0.12898544613333335, 0.4230637826666667, 0.06105374413333333), names=c('Baseline', 'Solution1', 'Solution2', 'Solution3', 'Solution4'), col=gray.colors(5), xlab='', ylab='Time in seconds');
dev.off();

pdf('/home/jcrada/Development/hr/ResearchTestApplication/logs/sAll-r15-s100-c100-cs10/barplot-insert_course-tp.pdf');
par(las=1, mar=c(2.5,4.2,2,0), cex.axis=1.1, cex.lab=1.3);

barplot(c(12438.705356261264, 9009.11065774944, 7752.812662029261, 2363.7097784565103, 16379.01187216515), names=c('Baseline', 'Solution1', 'Solution2', 'Solution3', 'Solution4'), col=gray.colors(5), xlab='', ylab='Entities per second');
dev.off();

pdf('/home/jcrada/Development/hr/ResearchTestApplication/logs/sAll-r15-s100-c100-cs10/barplot-insert_enrolment-rt.pdf');
par(las=1, mar=c(2.5,4.2,2,0), cex.axis=1.1, cex.lab=1.3);

barplot(c(0.6380630093333334, 2.5706726622000002, 2.7273063643333333, 6.9970488458, 1.7727279533333336), names=c('Baseline', 'Solution1', 'Solution2', 'Solution3', 'Solution4'), col=gray.colors(5), xlab='', ylab='Time in seconds');
dev.off();

pdf('/home/jcrada/Development/hr/ResearchTestApplication/logs/sAll-r15-s100-c100-cs10/barplot-insert_enrolment-tp.pdf');
par(las=1, mar=c(2.5,4.2,2,0), cex.axis=1.1, cex.lab=1.3);

barplot(c(15672.433370566785, 3890.032421102548, 3666.6214440651643, 1429.1739589616457, 5641.0234752583365), names=c('Baseline', 'Solution1', 'Solution2', 'Solution3', 'Solution4'), col=gray.colors(5), xlab='', ylab='Entities per second');
dev.off();

pdf('/home/jcrada/Development/hr/ResearchTestApplication/logs/sAll-r15-s100-c100-cs10/barplot-update_student-rt.pdf');
par(las=1, mar=c(2.5,4.2,2,0), cex.axis=1.1, cex.lab=1.3);

barplot(c(0.14305228679999998, 4.0516519146666665, 3.9824264652000005, 9.304444823066667, 2.8038456855333336), names=c('Baseline', 'Solution1', 'Solution2', 'Solution3', 'Solution4'), col=gray.colors(5), xlab='', ylab='Time in seconds');
dev.off();

pdf('/home/jcrada/Development/hr/ResearchTestApplication/logs/sAll-r15-s100-c100-cs10/barplot-update_student-tp.pdf');
par(las=1, mar=c(2.5,4.2,2,0), cex.axis=1.1, cex.lab=1.3);

barplot(c(6990.450990819114, 246.8129101564913, 251.1031926737106, 107.47551509155045, 356.6530088155636), names=c('Baseline', 'Solution1', 'Solution2', 'Solution3', 'Solution4'), col=gray.colors(5), xlab='', ylab='Entities per second');
dev.off();

pdf('/home/jcrada/Development/hr/ResearchTestApplication/logs/sAll-r15-s100-c100-cs10/barplot-update_course-rt.pdf');
par(las=1, mar=c(2.5,4.2,2,0), cex.axis=1.1, cex.lab=1.3);

barplot(c(0.1427209804666667, 0.9517329840666666, 0.6501404489333334, 1.3536656321333331, 0.5100939165333334), names=c('Baseline', 'Solution1', 'Solution2', 'Solution3', 'Solution4'), col=gray.colors(5), xlab='', ylab='Time in seconds');
dev.off();

pdf('/home/jcrada/Development/hr/ResearchTestApplication/logs/sAll-r15-s100-c100-cs10/barplot-update_course-tp.pdf');
par(las=1, mar=c(2.5,4.2,2,0), cex.axis=1.1, cex.lab=1.3);

barplot(c(7006.678322487812, 1050.714871441245, 1538.129186763677, 738.7348664707048, 1960.4233016463597), names=c('Baseline', 'Solution1', 'Solution2', 'Solution3', 'Solution4'), col=gray.colors(5), xlab='', ylab='Entities per second');
dev.off();

pdf('/home/jcrada/Development/hr/ResearchTestApplication/logs/sAll-r15-s100-c100-cs10/barplot-update_enrolment-rt.pdf');
par(las=1, mar=c(2.5,4.2,2,0), cex.axis=1.1, cex.lab=1.3);

barplot(c(0.9494138772, 2.710427573533333, 2.679183705466667, 7.203430496400001, 1.9636086138000006), names=c('Baseline', 'Solution1', 'Solution2', 'Solution3', 'Solution4'), col=gray.colors(5), xlab='', ylab='Time in seconds');
dev.off();

pdf('/home/jcrada/Development/hr/ResearchTestApplication/logs/sAll-r15-s100-c100-cs10/barplot-update_enrolment-tp.pdf');
par(las=1, mar=c(2.5,4.2,2,0), cex.axis=1.1, cex.lab=1.3);

barplot(c(10532.814234285135, 3689.454792169166, 3732.480150426331, 1388.2274570425323, 5092.664561420858), names=c('Baseline', 'Solution1', 'Solution2', 'Solution3', 'Solution4'), col=gray.colors(5), xlab='', ylab='Entities per second');
dev.off();

pdf('/home/jcrada/Development/hr/ResearchTestApplication/logs/sAll-r15-s100-c100-cs10/barplot-delete_student-rt.pdf');
par(las=1, mar=c(2.5,4.2,2,0), cex.axis=1.1, cex.lab=1.3);

barplot(c(0.059918159, 1.6195362968, 1.7494488367999999, 5.154282468066667, 1.0508224881333337), names=c('Baseline', 'Solution1', 'Solution2', 'Solution3', 'Solution4'), col=gray.colors(5), xlab='', ylab='Time in seconds');
dev.off();

pdf('/home/jcrada/Development/hr/ResearchTestApplication/logs/sAll-r15-s100-c100-cs10/barplot-delete_student-tp.pdf');
par(las=1, mar=c(2.5,4.2,2,0), cex.axis=1.1, cex.lab=1.3);

barplot(c(16689.431329156825, 617.4606904308808, 571.6085997857174, 194.01342596093548, 951.6355153156134), names=c('Baseline', 'Solution1', 'Solution2', 'Solution3', 'Solution4'), col=gray.colors(5), xlab='', ylab='Entities per second');
dev.off();

pdf('/home/jcrada/Development/hr/ResearchTestApplication/logs/sAll-r15-s100-c100-cs10/barplot-delete_course-rt.pdf');
par(las=1, mar=c(2.5,4.2,2,0), cex.axis=1.1, cex.lab=1.3);

barplot(c(0.052545276200000005, 0.4337422730000001, 0.4405838306666667, 0.7703926631333334, 0.3517124840000001), names=c('Baseline', 'Solution1', 'Solution2', 'Solution3', 'Solution4'), col=gray.colors(5), xlab='', ylab='Time in seconds');
dev.off();

pdf('/home/jcrada/Development/hr/ResearchTestApplication/logs/sAll-r15-s100-c100-cs10/barplot-delete_course-tp.pdf');
par(las=1, mar=c(2.5,4.2,2,0), cex.axis=1.1, cex.lab=1.3);

barplot(c(19031.20646266581, 2305.516575738514, 2269.7156145899776, 1298.039360775854, 2843.2314617527186), names=c('Baseline', 'Solution1', 'Solution2', 'Solution3', 'Solution4'), col=gray.colors(5), xlab='', ylab='Entities per second');
dev.off();

pdf('/home/jcrada/Development/hr/ResearchTestApplication/logs/sAll-r15-s100-c100-cs10/barplot-delete_enrolment-rt.pdf');
par(las=1, mar=c(2.5,4.2,2,0), cex.axis=1.1, cex.lab=1.3);

barplot(c(0.5771839752666668, 0.8499617326666669, 1.2048683677333334, 4.3350117388000005, 0.5690230511333333), names=c('Baseline', 'Solution1', 'Solution2', 'Solution3', 'Solution4'), col=gray.colors(5), xlab='', ylab='Time in seconds');
dev.off();

pdf('/home/jcrada/Development/hr/ResearchTestApplication/logs/sAll-r15-s100-c100-cs10/barplot-delete_enrolment-tp.pdf');
par(las=1, mar=c(2.5,4.2,2,0), cex.axis=1.1, cex.lab=1.3);

barplot(c(17325.49833071832, 11765.235557871572, 8299.661828463939, 2306.798828362148, 17573.98049179699), names=c('Baseline', 'Solution1', 'Solution2', 'Solution3', 'Solution4'), col=gray.colors(5), xlab='', ylab='Entities per second');
dev.off();
